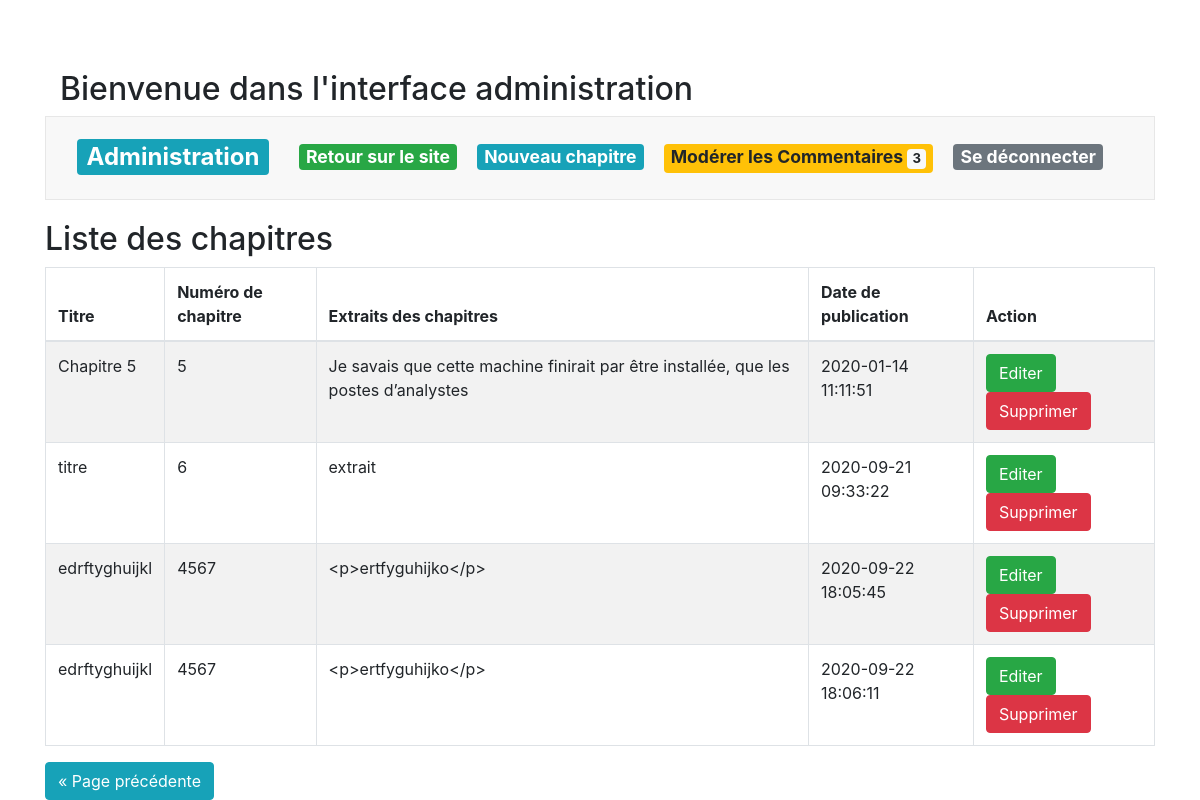
/index.php?action=admin&page=2, run on an earlier commit of the app's database.
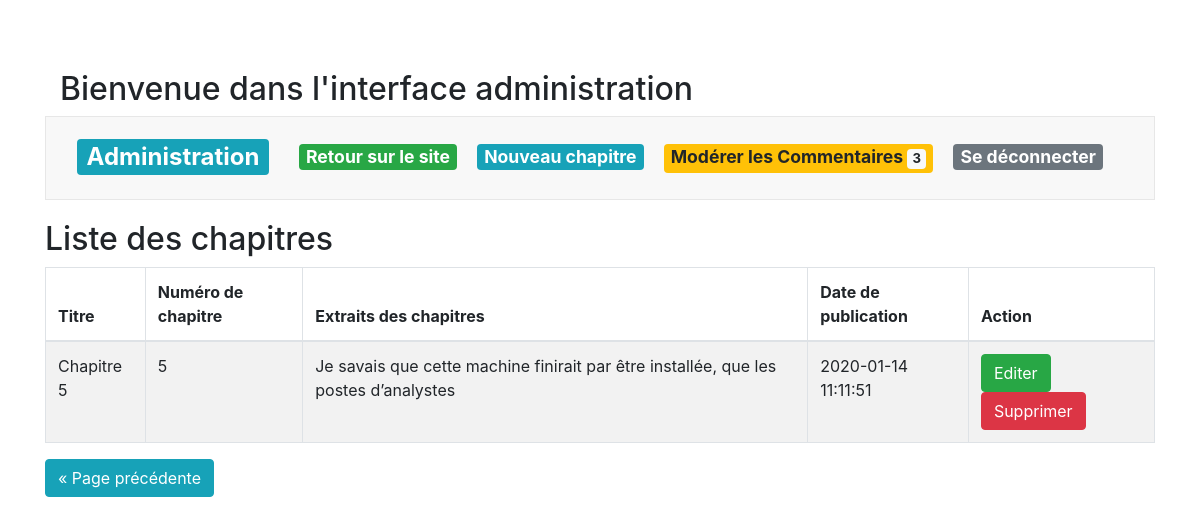
And on a later commit of the database.
### tables this page shows
CREATE TABLE IF NOT EXISTS `chapitre` (
  `id_chapitre` int(11) NOT NULL AUTO_INCREMENT,
  `titre` varchar(255) NOT NULL,
  `numchapitre` int(11) NOT NULL,
  `contenu_chapitre` text NOT NULL,
  `extrait` text NOT NULL,
  `date_publication` datetime NOT NULL,
  `image` varchar(500) DEFAULT NULL,
  `publier` int(3) NOT NULL,
  PRIMARY KEY (`id_chapitre`),
  UNIQUE KEY `numchapitre` (`numchapitre`),
  KEY `titre` (`titre`)
);

### src/view/View.php (called while the page is built, shortened)
<?php
class View
{
    private $path;
    public function __construct(string $path)
    {
        $this->path = $path;
    }
    public function render(string $templates, ?array $data) : void
    {
        require_once($this->path.$templates.'.html.php');
        require_once($this->path.'layout.html.php');
    }
}

### src/controller/AdminController.php (called while the page is built, shortened)
<?php
class AdminController
{
    private $view;
    private $chapitreManager;
    private $reportManager;
    private $session;
    public function __construct()
    {
        $this->view = new View('../templates/backoffice/');
        $this->chapitreManager = new ChapitreManager();
        $this->reportManager = new ReportManager();
        $this->session = new Session();
    }
    public function Admin(int $currentPage = 1)
    {
        $pagePrecedente = 0;
        $pageSuivante = 0;
        $currentPage = (int)($_GET['page'] ?? 1);
        $postsPerPage = 5;
        $offset = $postsPerPage * ($currentPage - 1);
        $countChapitre = $this->chapitreManager->countChapitre();
        $nbTotalPages = (int)ceil($countChapitre / $postsPerPage);
        if($currentPage === 1){
            $pagePrecedente = 0;
        }else {
            $pagePrecedente = $currentPage - 1;
        }
        if($currentPage === $nbTotalPages){
            $pageSuivante = 0;
        }else {
            $pageSuivante = $currentPage + 1;
        }
        $list = $this->chapitreManager->findChapitres($offset, $postsPerPage);
        $countReportedComments = $this->reportManager->getReportedComments();
        $this->view->render('admin', [
            'list'=>$list,
            'session'=> $this->session,
            'pageSuivante'=>$pageSuivante,
            'pagePrecedente'=>$pagePrecedente,
            'currentPage'=>$currentPage,
            'countReportedComments'=>$countReportedComments],
              null);
    }
}

### src/model/ChapitreManager.php (called while the page is built, shortened)
<?php
class ChapitreManager
{
    private $db;
    public function __construct()
    {
        $this->db = (new DbConnect())->connectToDb();
    }
    public function findChapitres(int $offset, int $nbPerPage) : array
    {
        $req = $this->db->prepare('SELECT * FROM chapitre ORDER BY numchapitre limit :offset, :limitation');
        $req->bindValue(':limitation', $nbPerPage, \PDO::PARAM_INT);
        $req->bindValue(':offset', $offset, \PDO::PARAM_INT);
        $req->execute();
        return $req->fetchAll();
    }
}

### src/Tools/DbConnect.php (called while the page is built, shortened)
<?php
class DbConnect {
    public function connectToDb()
    {
        try
        {
            $this->db = new \PDO('mysql:host=localhost;dbname=projet4;charset=utf8', 'root', '');
            return $this->db;
        }
        catch(Exception $e)
        {
            die('Erreur : '.$e->getMessage());
        }
    }
}

### templates/backoffice/admin.html.php (the view, shortened to what this page needs)
<div class="row chapitre">
    <div class="col-lg-12">
        <h2>Liste des chapitres</h2>
        <section class="table-responsive">
            <table class="table table-bordered table-striped table-condensed">
                <thead>
                    <tr>
                        <th>Titre</th>
                        <th>Numéro de chapitre</th>
                        <th>Extraits des chapitres</th>
                        <th>Date de publication</th>
                        <th>Action</th>
                    </tr>
                </thead>
                <tbody>
                    <?php foreach ($data['list'] as $episode): ?>
                    <tr>
                        <td><?=htmlspecialchars($episode['titre'])?></td>
                        <td><?=htmlspecialchars($episode['numchapitre'])?></td>
                        <td><?=htmlspecialchars($episode['extrait'])?></td>
                        <td><?=htmlspecialchars($episode['date_publication'])?></td>
                        <td>
                            <a href="index.php?action=getPostUpdate&id_chapitre=<?=$episode['id_chapitre']?>"
                                class="btn btn-success">Editer</a>
                            <button type="button" class="pull-right btn btn-danger" data-toggle="modal"
                                data-target="#modalConfirmDelete">Supprimer</button>
                        </td>
                    </tr>
                    <?php endforeach;?>
                </tbody>
            </table>
        </section>
        <div class="d-flex justify-content-between my4">
            <?php
        if($data['pagePrecedente'] !==0): ?>
            <a href="index.php?action=admin&page=<?= $data['pagePrecedente'] ?>" class="btn btn-info">&laquo;
                Page
                précédente</a>
            <?php endif ?>
        </div>
    </div>
</div>

What changed in the data, as far as the page shows it:
removed chapitre: titre "titre", numchapitre "6", extrait "extrait", date_publication "2020-09-21 09:33:22"
removed chapitre: titre "edrftyghuijkl", numchapitre "4567", extrait "<p>ertfyguhijko</p>", date_publication "2020-09-22 18:05:45"
removed chapitre: titre "edrftyghuijkl", numchapitre "4567", extrait "<p>ertfyguhijko</p>", date_publication "2020-09-22 18:06:11"
